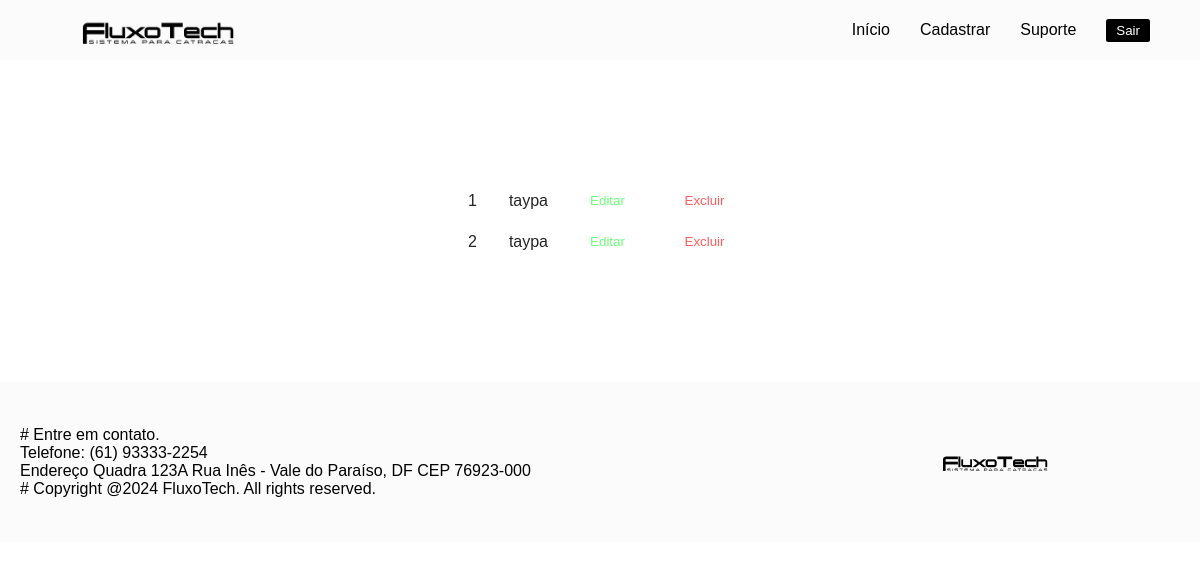
Page /php/usuarios.php on the earlier database version.
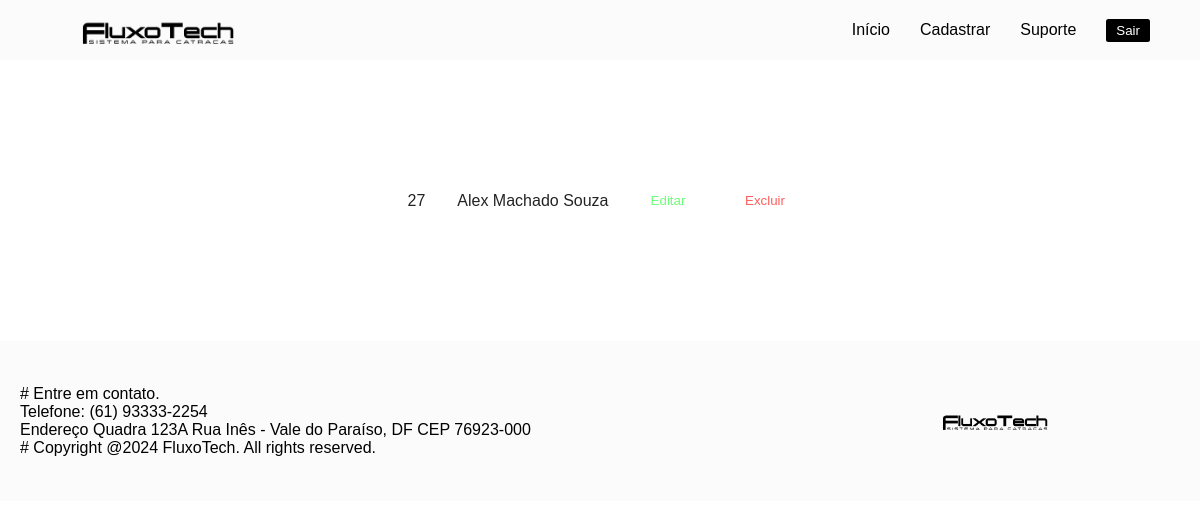
Same page on the later database version.
### tables this page shows
CREATE TABLE `db_use` (
  `ID` int(11) NOT NULL,
  `NOME` varchar(50) DEFAULT NULL,
  `CPF` varchar(14) DEFAULT NULL,
  `EMAIL` varchar(80) DEFAULT NULL,
  `DATA_NASC` date DEFAULT NULL,
  `TELEFONE` varchar(15) DEFAULT NULL
);

### php/usuarios.php (the view, shortened to what this page needs)
<!DOCTYPE html>
<html lang="pt-br">
<head>
    <link rel="stylesheet" href="../style/geral.css">
    <link rel="stylesheet" href="../style/user.css">
</head>
<body>
    <header>
        <nav>
            <a href="#"><img src="../img/logocentropreta.png" alt="logo" height="30%" width="28%"></a>
            <a href="../pages/inicio.html">Início</a>
            <a href="../pages/cadastro_user.html">Cadastrar</a>
            <a href="../pages/suporte.html" class="suporte">Suporte</a>
            <a href="../php/valida_login_adm.php?bt=sair"><button type="submit" class="btn">Sair</button></a>
        </nav>
    </header>
    <table>
        <?php
        $abc = mysqli_connect('localhost', 'root', NULL, 'tcc')
            or die('Erro ao se conectar ao banco de dados');
        $consulta = "SELECT * FROM db_use";
        $result = mysqli_query($abc, $consulta);
        while ($tbl = mysqli_fetch_array($result)) {
            $nome = $tbl['NOME'];
            $id = $tbl['ID'];
        ?>
            <tr>
                <td><?php echo $id; ?></td>
                <td><?php echo $nome; ?></td>
                <td><a href="editar_usuario.php?id=<?php echo $id; ?>"><button type="submit" class="btnuser1">Editar</button></a></td>
                <td> <button class="btnuser2" onclick="confirmaracao(<?php echo $id; ?>)">Excluir</button></td>
            </tr>
        <?php
        }
        ?>
    </table>
    <footer>
        <p> # Entre em contato. <br> Telefone: (61) 93333-2254 <br> Endereço Quadra 123A Rua Inês - Vale do Paraíso, DF CEP 76923-000 <br> # Copyright @2024 FluxoTech. All rights reserved. </p>
        <img class="pe" src="../img/logocentropreta.png" alt="logocentropreta" height="150px">
    </footer>
</body>
</html>

Differences in the rows shown:
removed db_use: ID "1", NOME "taypa"
removed db_use: ID "2", NOME "taypa"
added db_use: ID "27", NOME "Alex Machado Souza"
